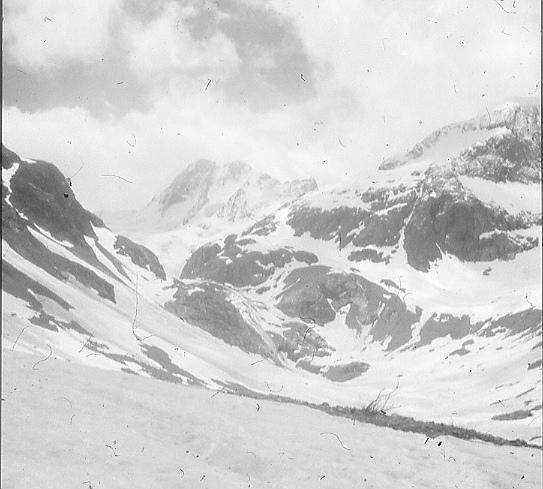
#> input picture lab5/alpy.png, 543 x 489 px
$ jupyter execute 'Labolatorium 5.ipynb'   (shell and % lines are left out)
#> lines starting #> are read from the running program, lines starting #| are printed output that depends on the picture
**Jakub Orchowski, s223281**

# CEL ĆWICZENIA
Segmentacja obrazów metodą watershed oraz eliminacja elementów zasłoniętych z użyciem z-bufora.

[cell 1]
import numpy as np
import matplotlib.pyplot as plt
from PIL import Image
from scipy.ndimage import uniform_filter
from skimage.segmentation import find_boundaries, watershed

# Zadania

## Zadanie 1.
Obraz `alpy.png` wygładzam przez trzykrotne zastosowanie operatora uśredniającego 7x7, a następnie dzielę go na obszary funkcją `watershed` z pakietu `skimage.segmentation`.
Na końcu pokazuję granice segmentacji na tle obrazu oryginalnego oraz obrazu po wygładzeniu.

[cell 2]
ALPY_IMAGE = np.array(Image.open("alpy.png").convert("L"), dtype=np.float64)


def normalize(image: np.ndarray) -> np.ndarray:
    """Skaluje obraz do zakresu [0, 1] z ochroną przed dzieleniem przez zero."""
    image = np.asarray(image, dtype=np.float64)
    minimum = image.min()
    maximum = image.max()
    if np.isclose(maximum, minimum):
        return np.zeros_like(image, dtype=np.float64)
    return (image - minimum) / (maximum - minimum)


def mean_filter(image: np.ndarray, kernel_size: int = 7) -> np.ndarray:
    """Wykonuje filtrację uśredniającą funkcją uniform_filter z pakietu scipy.ndimage."""
    image = np.asarray(image, dtype=np.float64)
    return uniform_filter(image, size=kernel_size, mode="nearest")


def repeated_mean_filter(image: np.ndarray, kernel_size: int = 7, repeats: int = 3) -> np.ndarray:
    """Powtarza filtrację uśredniającą zadaną liczbę razy."""
#> called with kernel_size = 7, repeats = 3
    result = np.asarray(image, dtype=np.float64)
    for _ in range(repeats):
        result = mean_filter(result, kernel_size)
    return result


def apply_watershed(image: np.ndarray) -> tuple[np.ndarray, np.ndarray]:
    """Segmentuje obraz funkcją watershed z pakietu scikit-image."""
    labels = watershed(image, connectivity=2)
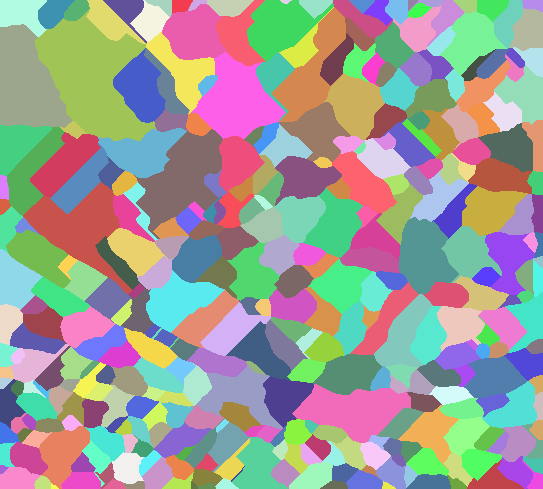
#> labels: shape (489, 543) int32; 354 distinct labels, from 1 to 354; one colour per label, 0 black
    boundaries = find_boundaries(labels, connectivity=2, mode="thick")
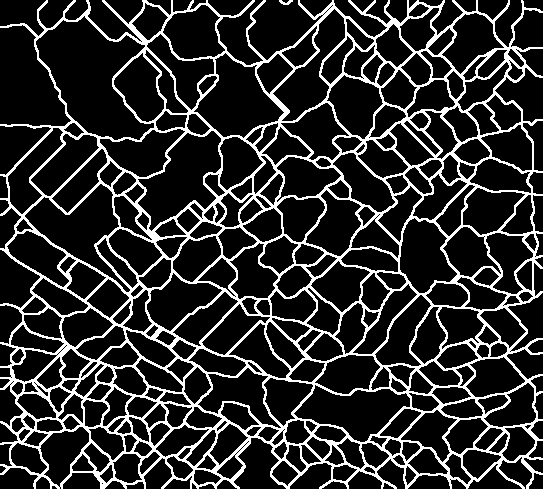
#> boundaries: shape (489, 543) bool; 17.7% white in thin lines or dots
    return labels, boundaries


def overlay_boundaries(base_image: np.ndarray, boundaries: np.ndarray, color: tuple[float, float, float] = (1.0, 0.0, 0.0)) -> np.ndarray:
    """Nakłada granice segmentacji na obraz w skali szarości."""
#> called with color = (1, 0, 0)
    base = normalize(base_image)
#> in normalize, `minimum = image.min()`: minimum = 1
#> in normalize, `maximum = image.max()`: maximum = 255
    overlay = np.dstack([base, base, base])
    overlay[boundaries] = color
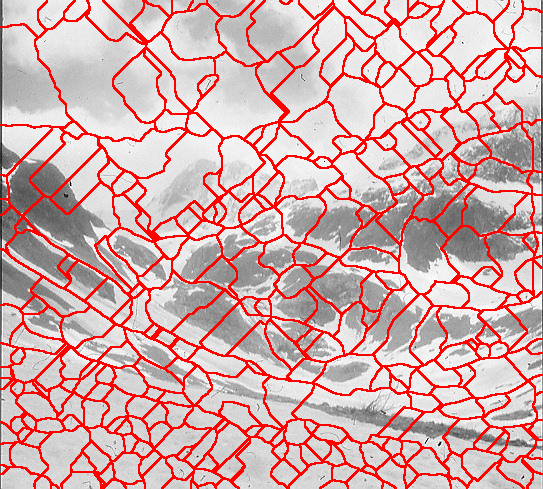
#> overlay: shape (489, 543, 3) float64; mean of channels 0, 1, 2 0.842, 0.665, 0.665; drawn as R, G, B
    return overlay


alpy_smoothed = repeated_mean_filter(ALPY_IMAGE, kernel_size=7, repeats=3)
task1_labels, task1_boundaries = apply_watershed(alpy_smoothed)

fig, axes = plt.subplots(2, 2, figsize=(14, 10))
axes[0, 0].imshow(ALPY_IMAGE, cmap="gray")
axes[0, 0].set_title("Obraz oryginalny alpy.png")
axes[0, 0].axis("off")

axes[0, 1].imshow(alpy_smoothed, cmap="gray")
axes[0, 1].set_title("Obraz po trzykrotnym uśrednieniu 7x7")
axes[0, 1].axis("off")

axes[1, 0].imshow(overlay_boundaries(ALPY_IMAGE, task1_boundaries))
axes[1, 0].set_title("Granice watershed na obrazie oryginalnym")
axes[1, 0].axis("off")

axes[1, 1].imshow(overlay_boundaries(alpy_smoothed, task1_boundaries))
#> call 2 of overlay_boundaries, with color = (1, 0, 0)
#> in overlay_boundaries (call 2), `overlay[boundaries] = color`:
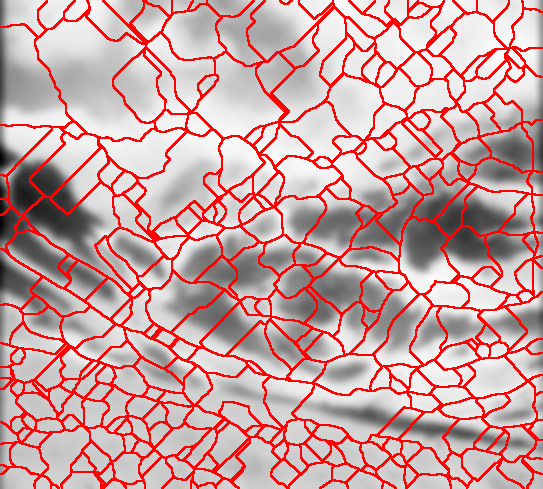
#> overlay: shape (489, 543, 3) float64; mean of channels 0, 1, 2 0.806, 0.629, 0.629; drawn as R, G, B
axes[1, 1].set_title("Granice watershed na obrazie wygładzonym")
axes[1, 1].axis("off")

plt.tight_layout()
plt.show()

### Wnioski
Po samym wygładzeniu liczba lokalnych minimów maleje, ale segmentacja nadal reaguje na drobne zmiany jasności i cieniowanie zboczy.
Wynik ma częściowy sens geometryczny, jednak bardziej opisuje lokalne doliny poziomu szarości niż duże, semantyczne fragmenty krajobrazu.

## Zadanie 2.
Powtarzam segmentację dla obrazu gradientowego wyznaczonego z wcześniej wygładzonego wejścia. Gradient normalizuję do zakresu [0, 1], ponownie trzykrotnie uśredniam i dopiero wtedy stosuję funkcję `watershed`.
Wynik porównuję z obrazem oryginalnym oraz z obrazem po wygładzeniu.

[cell 3]
gradient_y, gradient_x = np.gradient(alpy_smoothed)
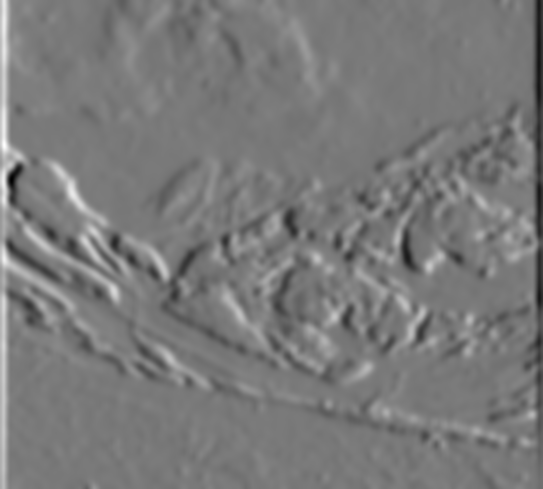
#> gradient_x: shape (489, 543) float64; min -11.56, max 12.7, mean 0.0587; drawn with min black and max white
gradient_image = normalize(np.hypot(gradient_x, gradient_y))
#> in normalize (call 3), `image = np.asarray(image, dtype=np.float64)`:
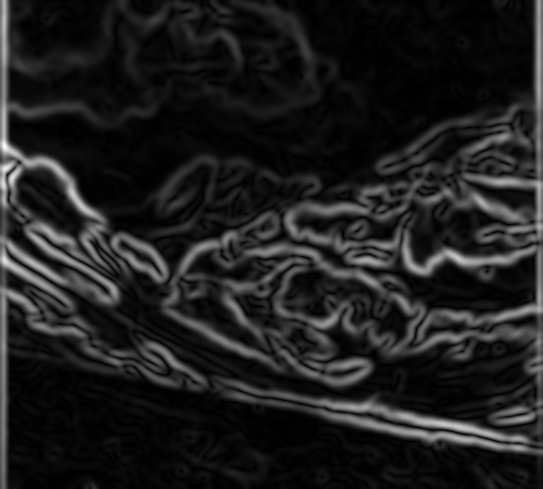
#> image: shape (489, 543) float64; min 0.000176, max 14.87, mean 1.8; drawn with min black and max white
#> in normalize (call 3), `minimum = image.min()`: minimum = 0.000176
#> in normalize (call 3), `maximum = image.max()`: maximum = 14.87
gradient_smoothed = repeated_mean_filter(gradient_image, kernel_size=7, repeats=3)
task2_labels, task2_boundaries = apply_watershed(gradient_smoothed)
#> in apply_watershed (call 2), `labels = watershed(image, connectivity=2)`:
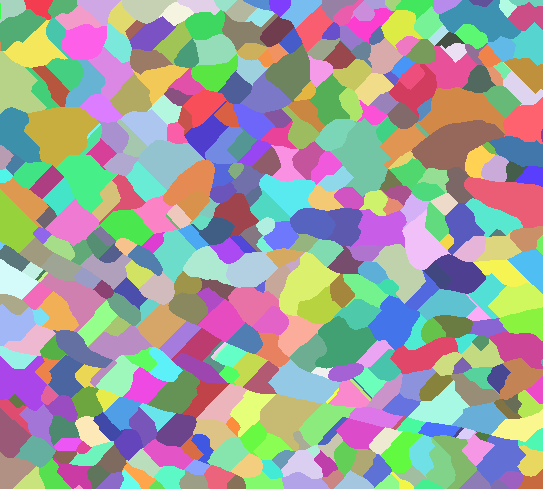
#> labels: shape (489, 543) int32; 444 distinct labels, from 1 to 444; one colour per label, 0 black
#> in apply_watershed (call 2), `boundaries = find_boundaries(labels, connectivity=2, mode="thick")`:
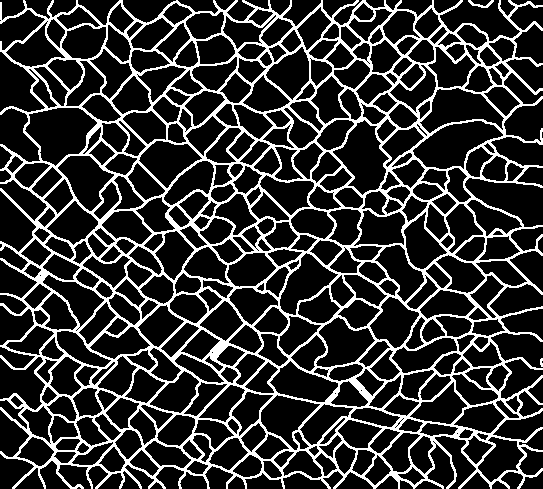
#> boundaries: shape (489, 543) bool; 20.4% white in thin lines or dots

fig, axes = plt.subplots(2, 3, figsize=(16, 10))
axes[0, 0].imshow(ALPY_IMAGE, cmap="gray")
axes[0, 0].set_title("Obraz oryginalny")
axes[0, 0].axis("off")

axes[0, 1].imshow(alpy_smoothed, cmap="gray")
axes[0, 1].set_title("Wejście po wygładzeniu")
axes[0, 1].axis("off")

axes[0, 2].imshow(gradient_image, cmap="gray")
axes[0, 2].set_title("Gradient po normalizacji")
axes[0, 2].axis("off")

axes[1, 0].imshow(gradient_smoothed, cmap="gray")
axes[1, 0].set_title("Gradient po trzykrotnym uśrednieniu")
axes[1, 0].axis("off")

axes[1, 1].imshow(overlay_boundaries(ALPY_IMAGE, task2_boundaries))
#> call 3 of overlay_boundaries, with color = (1, 0, 0)
#> in overlay_boundaries (call 3), `overlay[boundaries] = color`:
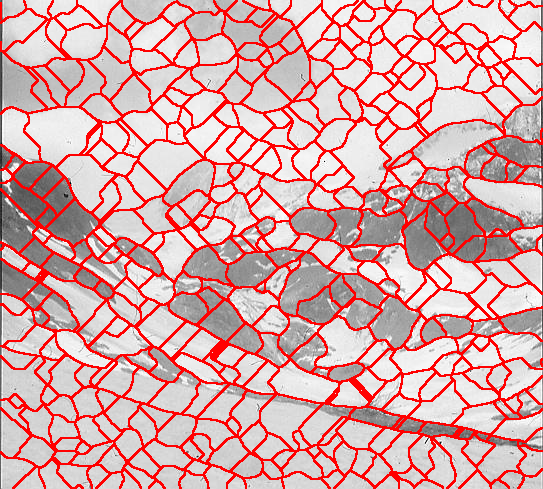
#> overlay: shape (489, 543, 3) float64; mean of channels 0, 1, 2 0.854, 0.651, 0.651; drawn as R, G, B
axes[1, 1].set_title("Granice watershed na obrazie oryginalnym")
axes[1, 1].axis("off")

axes[1, 2].imshow(overlay_boundaries(alpy_smoothed, task2_boundaries))
axes[1, 2].set_title("Granice watershed na obrazie wygładzonym")
axes[1, 2].axis("off")

plt.tight_layout()
plt.show()

print(f"Liczba otrzymanych obszarów: {int(np.unique(task2_labels).size)}")
#| Liczba otrzymanych obszarów: 444
print(f"Udział pikseli granicznych: {task2_boundaries.mean():.3f}")
#| Udział pikseli granicznych: 0.204
print(f"Średnia wartość wygładzonego gradientu: {gradient_smoothed.mean():.4f}")
#| Średnia wartość wygładzonego gradientu: 0.1209

### Wnioski
Watershed zastosowany do wygładzonego gradientu lepiej podkreśla miejsca gwałtownych zmian jasności, więc granice obszarów są bliżej faktycznych konturów sceny.
Jednocześnie liczba zlewni nadal pozostaje duża, dlatego poprawa dotyczy głównie położenia granic, a nie pełnego uproszczenia segmentacji.

## Zadanie 3.
Tworzę dwa obrazy łącznego widoku przekształconych trójkątów o jasnościach 100 i 200. Do rasteryzacji stosuję bufor głębokości, a macierze obrotu RPYT oraz rzutu perspektywicznego zachowują konwencję z Laboratorium 4.
Pokazuję wynik dla rzutu równoległego wzdłuż osi OZ oraz dla rzutu perspektywicznego z ogniskową `f = 1`.

[cell 4]
IMAGE_SHAPE = (400, 400)
PIXEL_SIZE = (0.01, 0.01)
TRIANGLE_3D = np.array(
    [
        [0.0, 0.0, 0.0],
        [1.0, 0.0, 0.0],
        [0.0, 1.0, 0.0],
    ],
    dtype=np.float64,
)


def rpyt_matrix(roll: float, pitch: float, yaw: float, px: float, py: float, pz: float) -> np.ndarray:
    """Buduje macierz jednorodną zgodną z funkcją RPYT z poprzedniego laboratorium."""
    r = np.deg2rad(roll)
    p = np.deg2rad(pitch)
    y = np.deg2rad(yaw)
    mr = np.array(
        [
            [np.cos(r), -np.sin(r), 0.0],
            [np.sin(r), np.cos(r), 0.0],
            [0.0, 0.0, 1.0],
        ]
    )
    mp = np.array(
        [
            [np.cos(p), 0.0, np.sin(p)],
            [0.0, 1.0, 0.0],
            [-np.sin(p), 0.0, np.cos(p)],
        ]
    )
    my = np.array(
        [
            [1.0, 0.0, 0.0],
            [0.0, np.cos(y), -np.sin(y)],
            [0.0, np.sin(y), np.cos(y)],
        ]
    )
    matrix = np.eye(4)
    matrix[:3, :3] = my @ mp @ mr
    matrix[:3, 3] = [px, py, pz]
    return matrix


def perspective_matrix(f: float) -> np.ndarray:
    """Buduje macierz rzutu perspektywicznego zgodną z funkcją Persp z poprzedniego laboratorium."""
    matrix = np.zeros((4, 4), dtype=np.float64)
    matrix[0, 0] = 1.0
    matrix[1, 1] = 1.0
    matrix[3, 2] = -1.0 / f
    matrix[3, 3] = 1.0
    return matrix


def transform_points(points: np.ndarray, matrix: np.ndarray) -> np.ndarray:
    """Przekształca zbiór punktów 3D macierzą jednorodną 4x4."""
    homogeneous = np.hstack([points, np.ones((points.shape[0], 1))])
    transformed = (matrix @ homogeneous.T).T
    return transformed[:, :3] / transformed[:, 3:4]


def project_parallel(points: np.ndarray) -> tuple[np.ndarray, np.ndarray]:
    """Realizuje rzut równoległy wzdłuż osi OZ."""
    return points[:, :2], np.ones(points.shape[0], dtype=np.float64)


def project_perspective(points: np.ndarray, f: float = 1.0) -> tuple[np.ndarray, np.ndarray]:
    """Rzutuje punkty zgodnie z macierzą Persp i zwraca współczynnik w do interpolacji."""
    homogeneous = np.hstack([points, np.ones((points.shape[0], 1))])
    projected = (perspective_matrix(f) @ homogeneous.T).T
    w_values = projected[:, 3]
    if np.any(np.isclose(w_values, 0.0)):
        raise ValueError("Punkt leży na osobliwej płaszczyźnie rzutu perspektywicznego.")
    return projected[:, :2] / w_values[:, None], w_values


def math_to_pixel(points: np.ndarray, image_shape: tuple[int, int] = IMAGE_SHAPE, pixel_size: tuple[float, float] = PIXEL_SIZE) -> np.ndarray:
    """Przekształca współrzędne matematyczne na współrzędne pikselowe."""
    height, width = image_shape
    dx, dy = pixel_size
    x_pixels = points[:, 0] / dx + width / 2.0
    y_pixels = -points[:, 1] / dy + height / 2.0
    return np.column_stack([x_pixels, y_pixels])


def barycentric_coordinates(points: np.ndarray, triangle: np.ndarray) -> np.ndarray:
    """Liczy współrzędne barycentryczne punktów względem trójkąta w 2D."""
    a, b, c = triangle
    denominator = (b[1] - c[1]) * (a[0] - c[0]) + (c[0] - b[0]) * (a[1] - c[1])
    alpha = ((b[1] - c[1]) * (points[..., 0] - c[0]) + (c[0] - b[0]) * (points[..., 1] - c[1])) / denominator
    beta = ((c[1] - a[1]) * (points[..., 0] - c[0]) + (a[0] - c[0]) * (points[..., 1] - c[1])) / denominator
    gamma = 1.0 - alpha - beta
    return np.stack([alpha, beta, gamma], axis=-1)


def rasterize_triangle(image: np.ndarray, z_buffer: np.ndarray, pixel_vertices: np.ndarray, depths: np.ndarray, brightness: int, clip_w: np.ndarray | None = None) -> None:
    """Wypełnia rzut trójkąta i aktualizuje bufor głębokości."""
    x_min = max(int(np.floor(pixel_vertices[:, 0].min())), 0)
    x_max = min(int(np.ceil(pixel_vertices[:, 0].max())), image.shape[1] - 1)
    y_min = max(int(np.floor(pixel_vertices[:, 1].min())), 0)
    y_max = min(int(np.ceil(pixel_vertices[:, 1].max())), image.shape[0] - 1)
    if x_min > x_max or y_min > y_max:
        return

    x_coords = np.arange(x_min, x_max + 1, dtype=np.float64) + 0.5
    y_coords = np.arange(y_min, y_max + 1, dtype=np.float64) + 0.5
    grid_x, grid_y = np.meshgrid(x_coords, y_coords)
    grid_points = np.stack([grid_x, grid_y], axis=-1)
    barycentric = barycentric_coordinates(grid_points, pixel_vertices)
    inside = np.all(barycentric >= -1e-9, axis=-1)

    if clip_w is None:
        depth_map = np.sum(barycentric * depths, axis=-1)
    else:
        inverse_w = 1.0 / clip_w
        numerator = np.sum(barycentric * (depths * inverse_w), axis=-1)
        denominator = np.sum(barycentric * inverse_w, axis=-1)
        valid = np.abs(denominator) > 1e-12
        depth_map = np.zeros_like(numerator)
        depth_map[valid] = numerator[valid] / denominator[valid]
        inside &= valid

    target_z = z_buffer[y_min:y_max + 1, x_min:x_max + 1]
    target_image = image[y_min:y_max + 1, x_min:x_max + 1]
    update_mask = inside & (depth_map < target_z)
    target_z[update_mask] = depth_map[update_mask]
    target_image[update_mask] = brightness


def render_scene(triangle_specs: list[dict[str, object]], projection: str) -> tuple[np.ndarray, np.ndarray]:
    """Renderuje scenę z dwóch trójkątów przy zadanym typie rzutu."""
    image = np.zeros(IMAGE_SHAPE, dtype=np.uint8)
    z_buffer = np.full(IMAGE_SHAPE, np.inf, dtype=np.float64)

    for spec in triangle_specs:
        transformed = spec["points_3d"]
        if projection == "rownolegly":
            projected, clip_w = project_parallel(transformed)
            rasterize_triangle(image, z_buffer, math_to_pixel(projected), transformed[:, 2], int(spec["brightness"]))
        elif projection == "perspektywiczny":
            projected, clip_w = project_perspective(transformed, f=1.0)
            rasterize_triangle(image, z_buffer, math_to_pixel(projected), transformed[:, 2], int(spec["brightness"]), clip_w)
        else:
            raise ValueError("Nieznany typ projekcji.")

    return image, z_buffer

[cell 5]
triangle_specs = [
    {
        "name": "Trójkąt 1",
        "angles": (30.0, 45.0, 10.0),
        "translation": (0.5, 0.3, 2.3),
        "brightness": 100,
    },
    {
        "name": "Trójkąt 2",
        "angles": (-30.0, -45.0, -10.0),
        "translation": (0.3, 0.5, 2.0),
        "brightness": 200,
    },
]

transformed_triangles = []
for spec in triangle_specs:
    points_3d = transform_points(TRIANGLE_3D, rpyt_matrix(*spec["angles"], *spec["translation"]))
    transformed_triangles.append({**spec, "points_3d": points_3d})

parallel_image, parallel_z = render_scene(transformed_triangles, "rownolegly")
perspective_image, perspective_z = render_scene(transformed_triangles, "perspektywiczny")

fig, axes = plt.subplots(1, 2, figsize=(12, 5))
axes[0].imshow(parallel_image, cmap="gray", vmin=0, vmax=255)
axes[0].set_title("Z-buforowanie: rzut równoległy")
axes[0].axis("off")

axes[1].imshow(perspective_image, cmap="gray", vmin=0, vmax=255)
axes[1].set_title("Z-buforowanie: rzut perspektywiczny")
axes[1].axis("off")

plt.tight_layout()
plt.show()
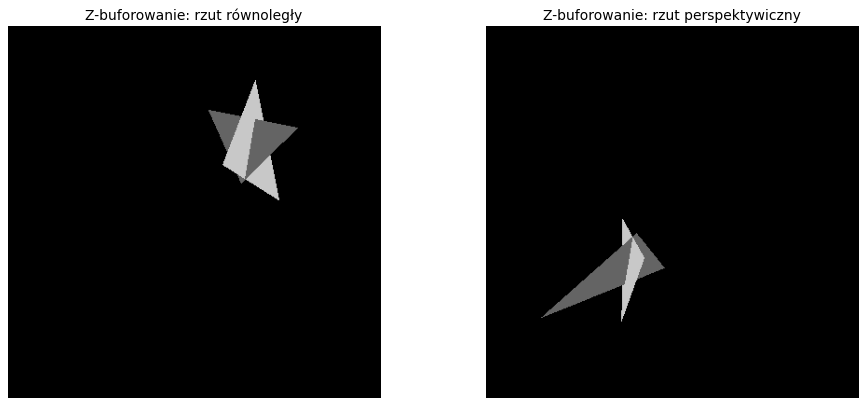
#> figure drawn by matplotlib, 2 panels

for triangle in transformed_triangles:
    z_values = triangle["points_3d"][:, 2]
    print(f"{triangle['name']}:")
    print("Wierzchołki po transformacji:")
    print(np.round(triangle["points_3d"], 3))
    print(f"Zakres głębokości Z: {z_values.min():.3f} - {z_values.max():.3f}")
    print()

parallel_visible = parallel_z[np.isfinite(parallel_z)]
perspective_visible = perspective_z[np.isfinite(perspective_z)]

print(f"Rzut równoległy: piksele niezerowe = {np.count_nonzero(parallel_image)}, jasność 100 = {np.count_nonzero(parallel_image == 100)}, jasność 200 = {np.count_nonzero(parallel_image == 200)}")
print(f"Rzut perspektywiczny: piksele niezerowe = {np.count_nonzero(perspective_image)}, jasność 100 = {np.count_nonzero(perspective_image == 100)}, jasność 200 = {np.count_nonzero(perspective_image == 200)}")
print(f"Zakres zapisanych głębokości dla rzutu równoległego: {parallel_visible.min():.3f} - {parallel_visible.max():.3f}")
print(f"Zakres zapisanych głębokości dla rzutu perspektywicznego: {perspective_visible.min():.3f} - {perspective_visible.max():.3f}")
